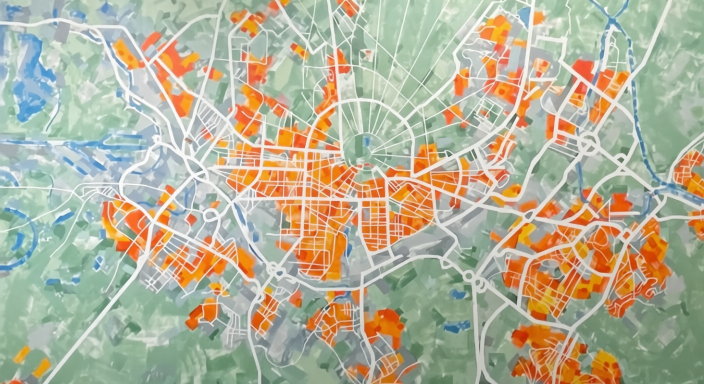
#> input picture img/map/blank.jpg, 1408 x 768 px (shown at 1/2 size)
$ python scatter.py --card-dir ../img/map --map-path ../img/map/blank.jpg
#> lines starting #> are read from the running program, lines starting #| are printed output that depends on the picture
import random
import numpy as np
import matplotlib.pyplot as plt
from PIL import Image
from PIL import ImageDraw
from scipy.spatial import distance
import os
import json
from matplotlib.patches import Rectangle
import argparse
import geopandas as gp
from shapely.geometry import Point

def get_map(map_path,square=False):
#> called with map_path = '../img/map/blank.jpg', square = False
    with Image.open(map_path) as img:
#> img is the input picture: PIL image 1408x768 RGB; mean R, G, B 180.2, 176.3, 153
        img = img.convert("RGB")  # Ensure image is in RGB mode
        if square:
            # Crop to square
            min_dim = min(img.size)
            left = (img.width - min_dim) / 2
            top = (img.height - min_dim) / 2
            right = left + min_dim
            bottom = top + min_dim
            img = img.crop((left, top, right, bottom))

    #map_width, map_height = img.size

    return img  # Returns (width, height)
    #map_width, map_height = map_img.size
    # return img.size  # Returns (width, height)

def distribute_stickers(num_stickers, map_width, map_height, sticker_dims=-1):
    # Generate random positions for stickers
#> called with num_stickers = 2, map_width = 1408, map_height = 768, sticker_dims = -1
    np.random.seed(42)  # For reproducibility
    # Calculate sticker size based on map dimensions and number of stickers
    if sticker_dims > 0:
        sticker_size = sticker_dims
    else:
        sticker_size = min(map_width, map_height) // 14  # Adjust divisor to change sticker size
#> sticker_size = 54
    min_distance = sticker_size * .9  # Minimum distance between stickers based on size
#> min_distance = 48.6
    # positions, shift down by half sticker size to center them
    sticker_positions = np.random.rand(num_stickers, 2) * [map_width - sticker_size, map_height - sticker_size] + sticker_size / 4
#> sticker_positions = [[520.6, 692.3], [1004.6, 440.9]]

    # Function to ensure stickers are not overlapping more than 10%
    def adjust_positions(positions, min_distance):
#> called with positions = array of shape (2, 2), min_distance = 48.6
        for i in range(len(positions)):
            while True:
                if i > 0:
                    distances = distance.cdist([positions[i]], positions[:i], 'euclidean')
                    if np.any(distances < 0.9 * min_distance):
                        positions[i] = np.random.rand(2) * [map_width - sticker_size, map_height - sticker_size] + sticker_size / 4
                        continue
                if i < len(positions) - 1:
                    distances = distance.cdist([positions[i]], positions[i+1:], 'euclidean')
                    if np.any(distances < 0.9 * min_distance):
                        positions[i] = np.random.rand(2) * [map_width - sticker_size, map_height - sticker_size] + sticker_size / 4
                        continue
                break
#> after the loop, positions = [[520.6, 692.3], [1004.6, 440.9]]
        return positions

    # Adjust positions
    sticker_positions = adjust_positions(sticker_positions, min_distance)

    return sticker_positions, sticker_size


def plot_stickers(sticker_positions, angles, sticker_paths, sticker_size, map_img, cardBox=False, output_path="sticker_distribution.png"):
#> called with sticker_positions = array of shape (2, 2), sticker_size = 54, cardBox = False, output_path = 'stickers.png'
    map_width, map_height = map_img.size
#> map_width = 1408; map_height = 768
    result_img = map_img.copy()
    draw = ImageDraw.Draw(result_img)
    bboxes = []

    for i, pos in enumerate(sticker_positions):
        sticker_path = sticker_paths[i % len(sticker_paths)]
#> sticker_path = '../img/map/blank.jpg'
        try:
            sticker = Image.open(sticker_path)
            sticker.thumbnail((sticker_size, sticker_size))
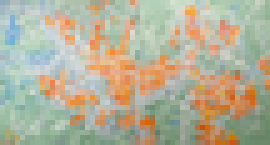
#> sticker: PIL image 54x29 RGB (shown 5 times larger); mean R, G, B 180.1, 176.4, 153.1
            rotated_sticker = sticker.rotate(angles[i], expand=True)
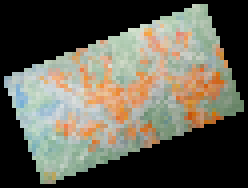
#> rotated_sticker: PIL image 62x47 RGB (shown 4 times larger); mean R, G, B 96.8, 94.7, 82.2

            # Paste the rotated sticker onto the map
            result_img.paste(rotated_sticker, (int(pos[0]), int(pos[1])), rotated_sticker if rotated_sticker.mode == 'RGBA' else None)

            # Draw blue bounding box
            bbox = [
                (pos[0], pos[1]),
                (pos[0] + sticker_size, pos[1] + sticker_size)
            ]
#> bbox = [(520.6, 692.3), (574.6, 746.3)]
            bboxes.append(bbox)
            if cardBox:
                # Draw blue bounding box
                draw.rectangle(bbox, outline="blue", width=2)
        except Exception as e:
            print(f"Error processing sticker {sticker_path}: {e}")
#> pass 2 of the loop in plot_stickers, `for i, pos in enumerate(sticker_positions):`:
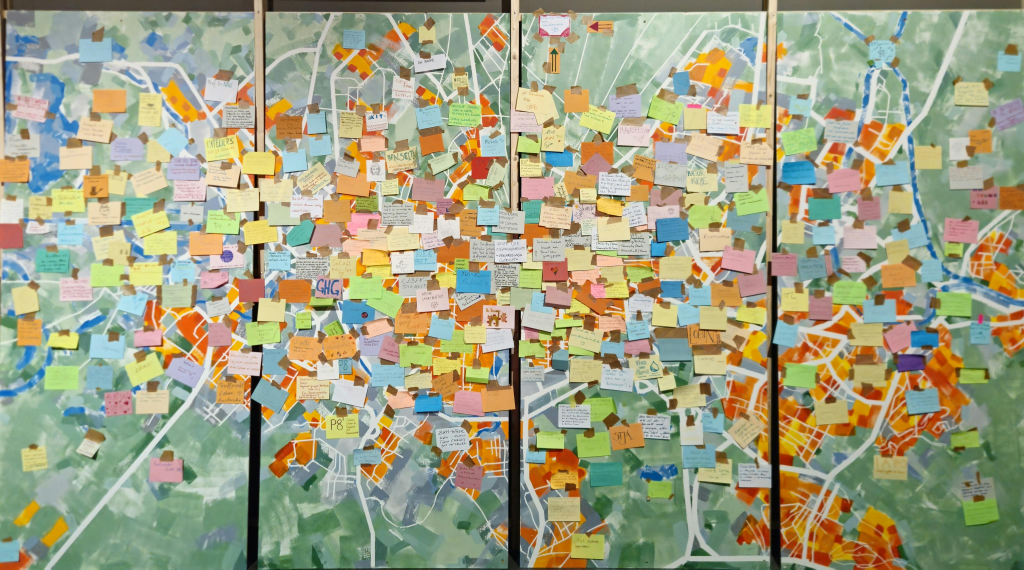
#> input picture img/map/useumMap.jpg, 4096 x 2277 px (shown at 1/4 size)
#> in plot_stickers, sticker is the input picture: PIL image 4096x2277 RGB; mean R, G, B 160.4, 160.9, 131.2
#> sticker: PIL image 54x30 RGB
#> in plot_stickers, `rotated_sticker = sticker.rotate(angles[i], expand=True)`:
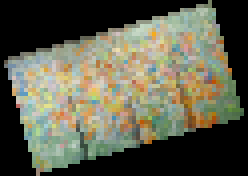
#> rotated_sticker: PIL image 62x44 RGB (shown 4 times larger); mean R, G, B 95.4, 95.5, 77.9
#> in plot_stickers, `result_img.paste(rotated_sticker, (int(pos[0]), int(pos[1])), rotated_..`:
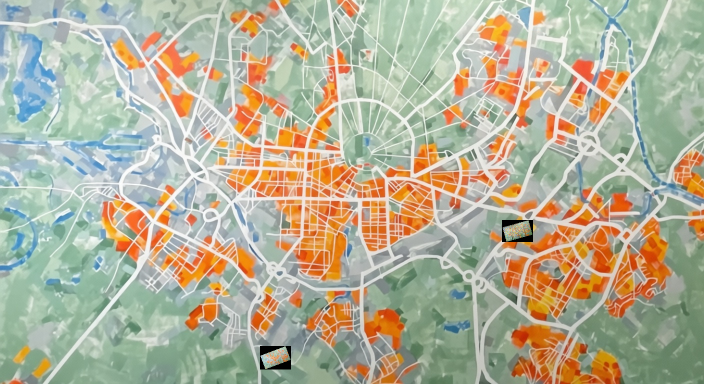
#> result_img: PIL image 1408x768 RGB (shown at 1/2 size); mean R, G, B 179.8, 176, 152.8

    result_img.save(output_path)
    result_img.save(output_path.replace(".png", ".jpg"))
    result_img.save(output_path.replace(".png", ".webp"))
    return bboxes


def main(args):
    # Example usage
    #map_path = "/home/kugel/daten/work/projekte/okLabs/zkm/useum/generated3.jpg"
    #sticker_dir = "squared_png2"
    parser = argparse.ArgumentParser(description="Distribute stickers on a map")
    parser.add_argument("-c", "--card-dir", required=True, help="Directory containing sticker images")
    parser.add_argument("-m", "--map-path", required=True, help="Path to the map image")
    parser.add_argument("-o", "--output-base", default="stickers", help="Base for generated files (without extension)")
    parser.add_argument("-b", "--bbox", action="store_true", help="card bounding box")
    parser.add_argument("-s", "--square", action="store_true", help="Generate square map")
    parser.add_argument("-n", "--num-stickers", type=int, default=-1, help="Number of stickers to distribute, -1 for all")
    parser.add_argument("-d", "--dims", type=int, default=-1, help="Dimensions for the stickers, default -1, then use function internals")
    parsed = parser.parse_args(args)

    sticker_dir = parsed.card_dir
    map_path = parsed.map_path
    output_base = parsed.output_base
    cardBox = parsed.bbox
    square = parsed.square
    sticker_paths = [os.path.join(sticker_dir, f) for f in os.listdir(sticker_dir)]
    if parsed.num_stickers != -1:
        sticker_paths = sticker_paths[:parsed.num_stickers]
    num_stickers = len(sticker_paths)
    print(f"Number of stickers: {num_stickers}")

    map_img = get_map(map_path, square=square)
    map_width, map_height = map_img.size
    sticker_positions, sticker_size = distribute_stickers(num_stickers, map_width, map_height, sticker_dims=parsed.dims)
    sticker_angles = [random.uniform(-30, 30) for _ in range(len(sticker_positions))]
    sticker_boxes = plot_stickers(sticker_positions, sticker_angles, sticker_paths, sticker_size, map_img, cardBox=cardBox, output_path=f"{output_base}.png")
#> sticker_boxes = [[(520.6, 692.3), (574.6, 746.3)], [(1004.6, 440.9), (1058.6, 494.9)]]

    stickers = []
    for i,s in enumerate(sticker_paths):
        sticker_info = {
            "path": s,
            "name": os.path.basename(s),
            "position": sticker_positions[i].tolist(),
            "angle": sticker_angles[i],
            "size": int(sticker_size),
            "bbox": sticker_boxes[i]
        }
        stickers.append(sticker_info)
#> after the loop, stickers = 2 items

    with open(f"{output_base}.json", "w") as f:
        json.dump(stickers, f, indent=4)

    if not square:
        geo_bbox = [49.04091, 8.30584, 48.98788,8.49089]  # [min_lat, min_lon, max_lat, max_lon]
    else:
        # rect image is 3000*1678. square image is 1678*1678. So we need to adjust the geo bbox accordingly
        xratio = 1678/3000
        xdelta = (8.49089 - 8.30584) * xratio / 2
        geo_bbox = [49.04091, 8.30584 + xdelta, 48.98788, 8.49089 - xdelta]  # [min_lat, min_lon, max_lat, max_lon]
    def pixel_to_geo(pixel_pos, map_dimensions, bbox):
        """Convert pixel coordinates to geographic coordinates"""
        map_width, map_height = map_dimensions
        min_lat, min_lon, max_lat, max_lon = bbox

        # Normalize pixel coordinates to [0, 1]
        norm_x = pixel_pos[0] / map_width
        norm_y = 1 - (pixel_pos[1] / map_height)  # Flip y-axis

        # Map to geographic coordinates
        geo_lon = min_lon + norm_x * (max_lon - min_lon)
        geo_lat = min_lat + norm_y * (max_lat - min_lat)

        return [geo_lon, geo_lat]

    features = []
    for i, pos in enumerate(sticker_positions):
        geo_coords = pixel_to_geo(pos, (map_width, map_height), geo_bbox)
        feature = {
            "type": "Feature",
            "geometry": {
                "type": "Point",
                "coordinates": geo_coords
            },
            "properties": {
                "name": os.path.basename(sticker_paths[i]),
                "rotation": sticker_angles[i],
                "size": int(sticker_size)
            }
        }
        features.append(feature)

    geojson = {
        "type": "FeatureCollection",
        "features": features
    }

    with open(f"{output_base}.geojson", "w") as f:
        json.dump(geojson, f, indent=2)

if __name__ == "__main__":
    """Example: python scatter.py -c ../public/img/card/ -m ../public/img/map/map_original_blank_large.png -o stickers_square -s -d 96"""
    import sys
    main(sys.argv[1:])
